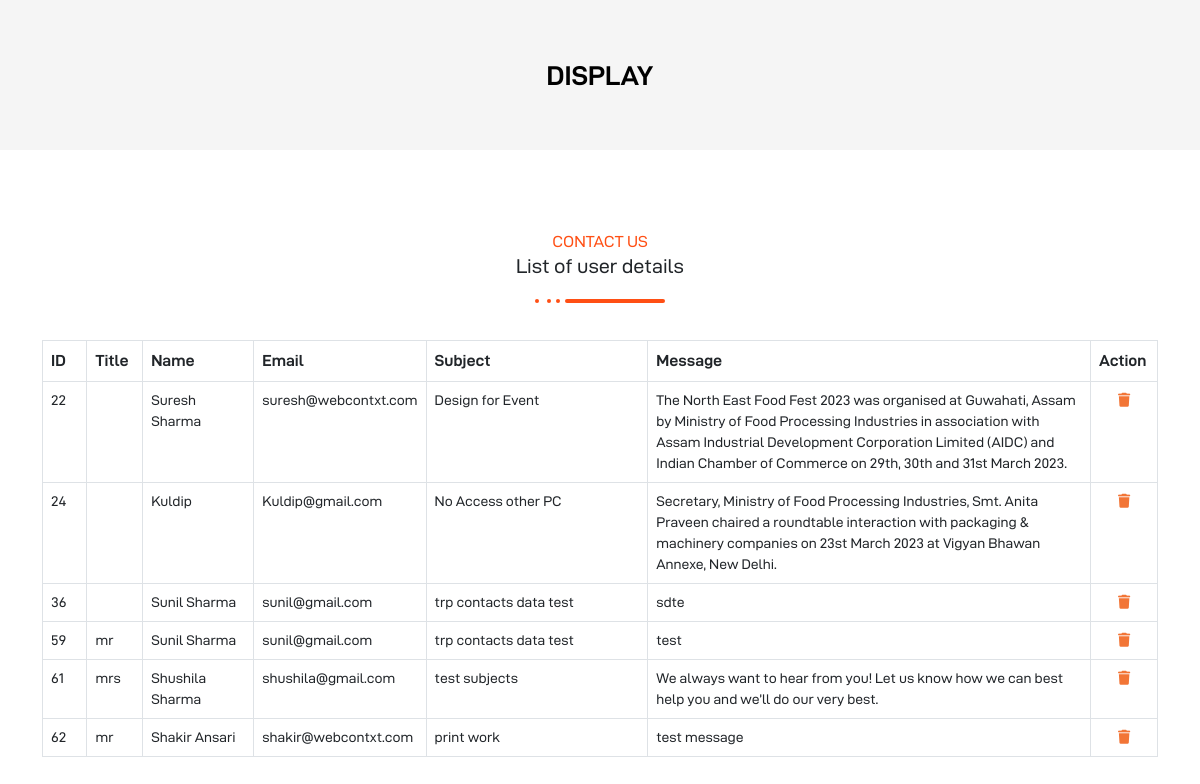
Page /inc/formtable.php on the committed database.
### tables this page shows
CREATE TABLE `contactus` (
  `Id` int(11) NOT NULL,
  `Title` varchar(50) NOT NULL,
  `Name` varchar(255) NOT NULL,
  `Email` varchar(255) NOT NULL,
  `Subject` varchar(255) NOT NULL,
  `Message` varchar(255) NOT NULL
);

### inc/formtable.php (the view, shortened to what this page needs)
<!DOCTYPE html>
<html lang="en">
<head>
    <link rel="stylesheet" type="text/css" href="../assets/css/all.min.css" />
    <link rel="stylesheet" type="text/css" href="../assets/css/bootstrap.min.css" />
    <link rel="stylesheet" type="text/css" href="../assets/css/style.css" />
</head>
<body>
<div class="page-heading"><h1>Display</h1></div>
<section class="user-admin-table">
    <div class="container">
        <div class="heading text-center">
            <span class="subtitle d-block text-center">Contact us </span>
            <h5>List of user details</h5>
            <span class="dot1"></span> <span class="dot1"></span><span class="dot1"></span><span class="dot"></span>
        </div>
<div class="table-responsive">
<table class="table table-bordered">
  <thead>
    <tr>
      <th scope="col">ID</th>
      <th scope="col">Title</th>
      <th scope="col">Name</th>
      <th scope="col">Email</th>
      <th scope="col">Subject</th>
      <th scope="col">Message</th>
      <th scope="col">Action</th>
    </tr>
  </thead>
  <tbody>
    <?php
    include('connection.php');
    $selectquery = " select * from contactus ";
    $query = mysqli_query($conn, $selectquery);
    while($res = mysqli_fetch_array($query)){
?>
      <tr>
      <td><?php echo $res['Id']; ?></td>
       <td><?php echo $res['Title']; ?></td>
      <td><?php echo $res['Name']; ?></td>
      <td><?php echo $res['Email']; ?></td>
      <td><?php echo $res['Subject']; ?></td>
      <td><?php echo $res['Message']; ?></td>
        <td align="center"><a href="delete.php?userid=<?php echo $res['Id']; ?>"  data-bs-toggle="tooltip" title="Delete"> <i class="fa fa-trash"></i> </a> </td>
    </tr>
<?php
}
 ?>
  </tbody>
</table>
</div>
</div>
</section>
</body>
</html>

### rows in the picture
contactus: Id "22", Name "Suresh Sharma", Email "suresh@webcontxt.com", Subject "Design for Event", Message "The North East Food Fest 2023 was organised at Guwahati, Assam by Ministry of Food Processing Industries in association with Assam Industrial Development Corporation Limited (AIDC) and Indian Chamber of Commerce on 29th, 30th and 31st March 2023."
contactus: Id "24", Name "Kuldip", Email "Kuldip@gmail.com", Subject "No Access other PC", Message "Secretary, Ministry of Food Processing Industries, Smt. Anita Praveen chaired a roundtable interaction with packaging & machinery companies on 23st March 2023 at Vigyan Bhawan Annexe, New Delhi."
contactus: Id "36", Name "Sunil Sharma", Email "sunil@gmail.com", Subject "trp contacts data test", Message "sdte"
contactus: Id "59", Title "mr", Name "Sunil Sharma", Email "sunil@gmail.com", Subject "trp contacts data test", Message "test"
contactus: Id "61", Title "mrs", Name "Shushila Sharma", Email "shushila@gmail.com", Subject "test subjects", Message "We always want to hear from you! Let us know how we can best help you and we’ll do our very best."
contactus: Id "62", Title "mr", Name "Shakir Ansari", Email "shakir@webcontxt.com", Subject "print work", Message "test message"
